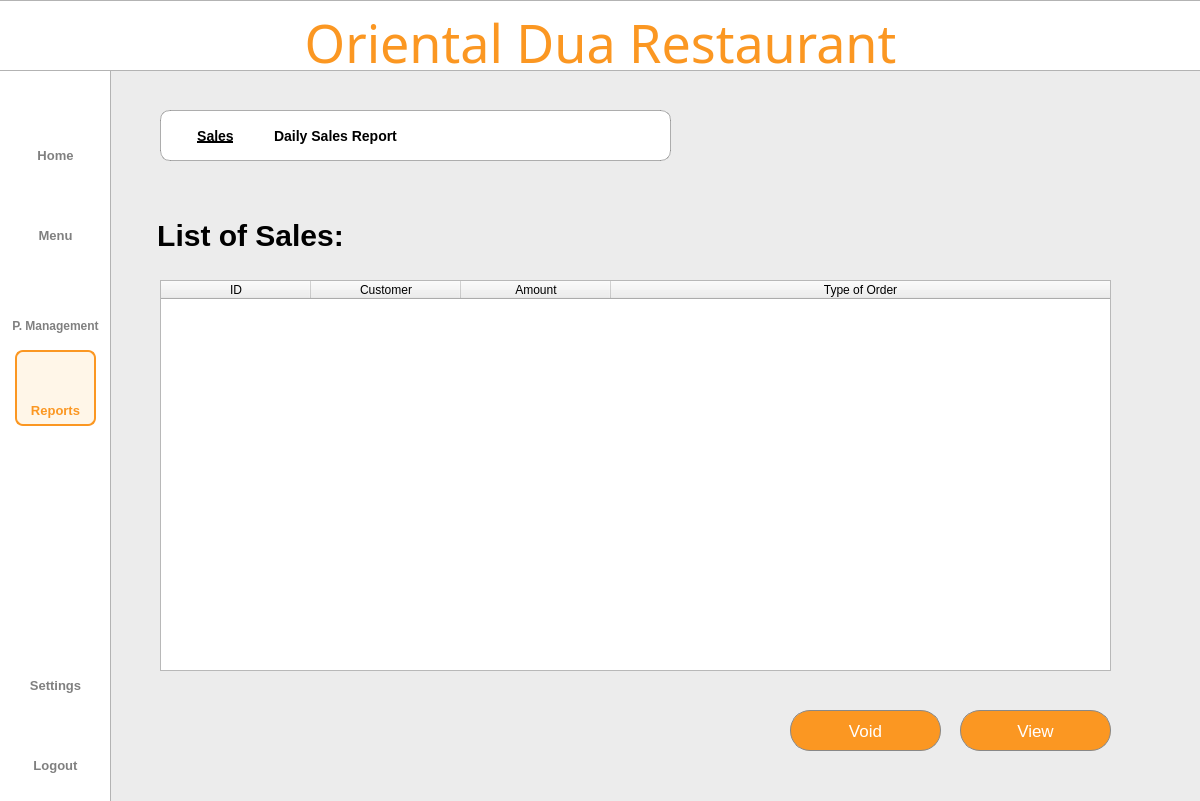
<?xml version="1.0" encoding="UTF-8"?>
<ui version="4.0">
 <class>Dialog</class>
 <widget class="QDialog" name="Dialog">
  <property name="geometry">
   <rect>
    <x>0</x>
    <y>0</y>
    <width>1200</width>
    <height>801</height>
   </rect>
  </property>
  <property name="windowTitle">
   <string>Dialog</string>
  </property>
  <widget class="QWidget" name="bgwidget" native="true">
   <property name="geometry">
    <rect>
     <x>0</x>
     <y>0</y>
     <width>1211</width>
     <height>801</height>
    </rect>
   </property>
   <property name="layoutDirection">
    <enum>Qt::LeftToRight</enum>
   </property>
   <property name="styleSheet">
    <string notr="true">QWidget#bgwidget{background-color: rgb(236, 236, 236);}

</string>
   </property>
   <widget class="QLabel" name="sidebar">
    <property name="geometry">
     <rect>
      <x>-10</x>
      <y>-30</y>
      <width>121</width>
      <height>891</height>
     </rect>
    </property>
    <property name="styleSheet">
     <string notr="true">background-color: rgb(255, 255, 255);
border: 1px solid rgba(0, 0, 0, 0.3);  </string>
    </property>
    <property name="text">
     <string/>
    </property>
   </widget>
   <widget class="QLabel" name="titlebar">
    <property name="geometry">
     <rect>
      <x>-2</x>
      <y>0</y>
      <width>1204</width>
      <height>71</height>
     </rect>
    </property>
    <property name="styleSheet">
     <string notr="true">background-color: rgb(255, 255, 255);
border: 1px solid rgba(0, 0, 0, 0.3);  </string>
    </property>
    <property name="text">
     <string/>
    </property>
   </widget>
   <widget class="QLabel" name="whitebg">
    <property name="geometry">
     <rect>
      <x>160</x>
      <y>110</y>
      <width>511</width>
      <height>51</height>
     </rect>
    </property>
    <property name="styleSheet">
     <string notr="true">background-color: rgb(255, 255, 255);
border: 1px solid rgba(0, 0, 0, 0.3);  
border-radius: 10px;  </string>
    </property>
    <property name="text">
     <string/>
    </property>
   </widget>
   <widget class="QLabel" name="title">
    <property name="geometry">
     <rect>
      <x>0</x>
      <y>10</y>
      <width>1201</width>
      <height>71</height>
     </rect>
    </property>
    <property name="styleSheet">
     <string notr="true">QLabel#title{
	color: #FB9722;
    font-family: Sacramento;
    font-size: 52px;
    font-weight: 400;
    padding-bottom: 5px;
    text-align: center;
}</string>
    </property>
    <property name="text">
     <string>Oriental Dua Restaurant</string>
    </property>
    <property name="alignment">
     <set>Qt::AlignCenter</set>
    </property>
    <property name="wordWrap">
     <bool>true</bool>
    </property>
   </widget>
   <widget class="QLabel" name="logoutIcon">
    <property name="geometry">
     <rect>
      <x>39</x>
      <y>715</y>
      <width>35</width>
      <height>35</height>
     </rect>
    </property>
    <property name="minimumSize">
     <size>
      <width>35</width>
      <height>35</height>
     </size>
    </property>
    <property name="maximumSize">
     <size>
      <width>35</width>
      <height>35</height>
     </size>
    </property>
    <property name="styleSheet">
     <string notr="true">QLabel#Pmanagementbtn{
    color: rgba(0,0,0, 0.5);
    font-family: 'Roboto';
    font-size: 11px;
    font-weight: 300;
}</string>
    </property>
    <property name="text">
     <string/>
    </property>
    <property name="pixmap">
     <pixmap resource="../resource.qrc">:/icon/icons/shutdown.png</pixmap>
    </property>
    <property name="scaledContents">
     <bool>true</bool>
    </property>
    <property name="alignment">
     <set>Qt::AlignCenter</set>
    </property>
   </widget>
   <widget class="QPushButton" name="logoutbtn">
    <property name="geometry">
     <rect>
      <x>15</x>
      <y>750</y>
      <width>81</width>
      <height>31</height>
     </rect>
    </property>
    <property name="styleSheet">
     <string notr="true">QPushButton{
    color: rgba(0,0,0, 0.5);
    font-family: 'Inter';
    font-size: 13px;
    font-weight: 500;
	border:none;
}

QPushButton:hover{
color: #FB9722;
border: 2px solid #FB9722;
border-radius: 8px;
background-color: rgba(255, 167, 25, 0.1);
}</string>
    </property>
    <property name="text">
     <string>Logout</string>
    </property>
   </widget>
   <widget class="QPushButton" name="settingsbtn">
    <property name="geometry">
     <rect>
      <x>15</x>
      <y>670</y>
      <width>81</width>
      <height>31</height>
     </rect>
    </property>
    <property name="styleSheet">
     <string notr="true">QPushButton{
    color: rgba(0,0,0, 0.5);
    font-family: 'Inter';
    font-size: 13px;
    font-weight: 500;
	border:none;
}

QPushButton:hover{
color: #FB9722;
border: 2px solid #FB9722;
border-radius: 8px;
background-color: rgba(255, 167, 25, 0.1);
}</string>
    </property>
    <property name="text">
     <string>Settings</string>
    </property>
   </widget>
   <widget class="QLabel" name="settingIcon">
    <property name="geometry">
     <rect>
      <x>39</x>
      <y>634</y>
      <width>35</width>
      <height>35</height>
     </rect>
    </property>
    <property name="minimumSize">
     <size>
      <width>35</width>
      <height>35</height>
     </size>
    </property>
    <property name="maximumSize">
     <size>
      <width>35</width>
      <height>35</height>
     </size>
    </property>
    <property name="styleSheet">
     <string notr="true">QLabel#Pmanagementbtn{
    color: rgba(0,0,0, 0.5);
    font-family: 'Roboto';
    font-size: 11px;
    font-weight: 300;
}</string>
    </property>
    <property name="text">
     <string/>
    </property>
    <property name="pixmap">
     <pixmap resource="../resource.qrc">:/icon/icons/settings.png</pixmap>
    </property>
    <property name="scaledContents">
     <bool>true</bool>
    </property>
    <property name="alignment">
     <set>Qt::AlignCenter</set>
    </property>
   </widget>
   <widget class="QPushButton" name="menubtn">
    <property name="geometry">
     <rect>
      <x>15</x>
      <y>220</y>
      <width>81</width>
      <height>31</height>
     </rect>
    </property>
    <property name="styleSheet">
     <string notr="true">QPushButton{
    color: rgba(0,0,0, 0.5);
    font-family: 'Inter';
    font-size: 13px;
    font-weight: 500;
	border:none;
}

QPushButton:hover{
color: #FB9722;
border: 2px solid #FB9722;
border-radius: 8px;
background-color: rgba(255, 167, 25, 0.1);
}</string>
    </property>
    <property name="text">
     <string>Menu</string>
    </property>
   </widget>
   <widget class="QLabel" name="p_mIcon">
    <property name="geometry">
     <rect>
      <x>37</x>
      <y>270</y>
      <width>40</width>
      <height>40</height>
     </rect>
    </property>
    <property name="minimumSize">
     <size>
      <width>40</width>
      <height>40</height>
     </size>
    </property>
    <property name="maximumSize">
     <size>
      <width>40</width>
      <height>40</height>
     </size>
    </property>
    <property name="styleSheet">
     <string notr="true">QLabel#Pmanagementbtn{
    color: rgba(0,0,0, 0.5);
    font-family: 'Roboto';
    font-size: 11px;
    font-weight: 300;
}</string>
    </property>
    <property name="text">
     <string/>
    </property>
    <property name="pixmap">
     <pixmap resource="../resource.qrc">:/icon/icons/productm.png</pixmap>
    </property>
    <property name="scaledContents">
     <bool>true</bool>
    </property>
    <property name="alignment">
     <set>Qt::AlignCenter</set>
    </property>
   </widget>
   <widget class="QPushButton" name="p_managementbtn">
    <property name="geometry">
     <rect>
      <x>5</x>
      <y>310</y>
      <width>101</width>
      <height>31</height>
     </rect>
    </property>
    <property name="styleSheet">
     <string notr="true">QPushButton{
    color: rgba(0,0,0, 0.5);
    font-family: 'Inter';
    font-size: 12px;
    font-weight: 500;
	border:none;
}

QPushButton:hover{
color: #FB9722;
border: 2px solid #FB9722;
border-radius: 8px;
background-color: rgba(255, 167, 25, 0.1);
}</string>
    </property>
    <property name="text">
     <string>P. Management</string>
    </property>
   </widget>
   <widget class="QLabel" name="homeIcon">
    <property name="geometry">
     <rect>
      <x>40</x>
      <y>110</y>
      <width>30</width>
      <height>30</height>
     </rect>
    </property>
    <property name="minimumSize">
     <size>
      <width>30</width>
      <height>30</height>
     </size>
    </property>
    <property name="maximumSize">
     <size>
      <width>35</width>
      <height>35</height>
     </size>
    </property>
    <property name="styleSheet">
     <string notr="true">QLabel#Pmanagementbtn{
    color: rgba(0,0,0, 0.5);
    font-family: 'Roboto';
    font-size: 11px;
    font-weight: 300;
}</string>
    </property>
    <property name="text">
     <string/>
    </property>
    <property name="pixmap">
     <pixmap resource="../resource.qrc">:/icon/icons/home.png</pixmap>
    </property>
    <property name="scaledContents">
     <bool>true</bool>
    </property>
    <property name="alignment">
     <set>Qt::AlignCenter</set>
    </property>
   </widget>
   <widget class="QPushButton" name="reportbtn">
    <property name="geometry">
     <rect>
      <x>15</x>
      <y>395</y>
      <width>81</width>
      <height>31</height>
     </rect>
    </property>
    <property name="styleSheet">
     <string notr="true">QPushButton{
    color: #FB9722;;
    font-family: 'Inter';
    font-size: 13px;
    font-weight: 500;
	border:none;
}
</string>
    </property>
    <property name="text">
     <string>Reports</string>
    </property>
   </widget>
   <widget class="QPushButton" name="homebtn">
    <property name="geometry">
     <rect>
      <x>15</x>
      <y>140</y>
      <width>81</width>
      <height>31</height>
     </rect>
    </property>
    <property name="styleSheet">
     <string notr="true">QPushButton{
    color: rgba(0,0,0, 0.5);
    font-family: 'Inter';
    font-size: 13px;
    font-weight: 500;
	border:none;
}

QPushButton:hover{
color: #FB9722;
border: 2px solid #FB9722;
border-radius: 8px;
background-color: rgba(255, 167, 25, 0.1);
}</string>
    </property>
    <property name="text">
     <string>Home</string>
    </property>
   </widget>
   <widget class="QLabel" name="reportIcon">
    <property name="geometry">
     <rect>
      <x>39</x>
      <y>360</y>
      <width>35</width>
      <height>35</height>
     </rect>
    </property>
    <property name="minimumSize">
     <size>
      <width>35</width>
      <height>35</height>
     </size>
    </property>
    <property name="maximumSize">
     <size>
      <width>35</width>
      <height>35</height>
     </size>
    </property>
    <property name="styleSheet">
     <string notr="true">QLabel#Pmanagementbtn{
    color: rgba(0,0,0, 0.5);
    font-family: 'Roboto';
    font-size: 11px;
    font-weight: 300;
}</string>
    </property>
    <property name="text">
     <string/>
    </property>
    <property name="pixmap">
     <pixmap resource="../resource.qrc">:/icon/icons/report2.png</pixmap>
    </property>
    <property name="scaledContents">
     <bool>true</bool>
    </property>
    <property name="alignment">
     <set>Qt::AlignCenter</set>
    </property>
   </widget>
   <widget class="QLabel" name="menuIcon">
    <property name="geometry">
     <rect>
      <x>40</x>
      <y>190</y>
      <width>30</width>
      <height>30</height>
     </rect>
    </property>
    <property name="minimumSize">
     <size>
      <width>30</width>
      <height>30</height>
     </size>
    </property>
    <property name="maximumSize">
     <size>
      <width>35</width>
      <height>35</height>
     </size>
    </property>
    <property name="styleSheet">
     <string notr="true">QLabel#Pmanagementbtn{
    color: rgba(0,0,0, 0.5);
    font-family: 'Roboto';
    font-size: 11px;
    font-weight: 300;
}</string>
    </property>
    <property name="text">
     <string/>
    </property>
    <property name="pixmap">
     <pixmap resource="../resource.qrc">:/icon/icons/menu.png</pixmap>
    </property>
    <property name="scaledContents">
     <bool>true</bool>
    </property>
    <property name="alignment">
     <set>Qt::AlignCenter</set>
    </property>
   </widget>
   <widget class="QPushButton" name="salesbtn">
    <property name="geometry">
     <rect>
      <x>180</x>
      <y>120</y>
      <width>71</width>
      <height>31</height>
     </rect>
    </property>
    <property name="styleSheet">
     <string notr="true">QPushButton{
    color: rgba(0,0,0, 1);
    font-family: 'Roboto';
    font-size: 14px;
    font-weight: 500;
	border:none;
	text-decoration:underline;
}
</string>
    </property>
    <property name="text">
     <string>Sales</string>
    </property>
   </widget>
   <widget class="QPushButton" name="DSRbtn">
    <property name="geometry">
     <rect>
      <x>260</x>
      <y>120</y>
      <width>151</width>
      <height>31</height>
     </rect>
    </property>
    <property name="styleSheet">
     <string notr="true">QPushButton{
    color: rgba(0,0,0, 1);
    font-family: 'Roboto';
    font-size: 14px;
    font-weight: 500;
	border:none;
}
</string>
    </property>
    <property name="text">
     <string>Daily Sales Report</string>
    </property>
   </widget>
   <widget class="QLabel" name="listofsale">
    <property name="geometry">
     <rect>
      <x>150</x>
      <y>210</y>
      <width>201</width>
      <height>51</height>
     </rect>
    </property>
    <property name="styleSheet">
     <string notr="true">QLabel#listofsale{
    color: #000000;
    font-family: 'Inter';
    font-size: 30px;
    font-weight: 500;
}</string>
    </property>
    <property name="text">
     <string>List of Sales:</string>
    </property>
    <property name="alignment">
     <set>Qt::AlignCenter</set>
    </property>
   </widget>
   <widget class="QTableWidget" name="tableWidget">
    <property name="geometry">
     <rect>
      <x>160</x>
      <y>280</y>
      <width>951</width>
      <height>391</height>
     </rect>
    </property>
    <property name="alternatingRowColors">
     <bool>true</bool>
    </property>
    <property name="showGrid">
     <bool>true</bool>
    </property>
    <property name="gridStyle">
     <enum>Qt::SolidLine</enum>
    </property>
    <property name="sortingEnabled">
     <bool>false</bool>
    </property>
    <attribute name="horizontalHeaderCascadingSectionResizes">
     <bool>true</bool>
    </attribute>
    <attribute name="horizontalHeaderMinimumSectionSize">
     <number>100</number>
    </attribute>
    <attribute name="horizontalHeaderDefaultSectionSize">
     <number>150</number>
    </attribute>
    <attribute name="horizontalHeaderStretchLastSection">
     <bool>true</bool>
    </attribute>
    <attribute name="verticalHeaderVisible">
     <bool>false</bool>
    </attribute>
    <column>
     <property name="text">
      <string>ID</string>
     </property>
    </column>
    <column>
     <property name="text">
      <string>Customer</string>
     </property>
    </column>
    <column>
     <property name="text">
      <string>Amount</string>
     </property>
    </column>
    <column>
     <property name="text">
      <string>Type of Order</string>
     </property>
    </column>
   </widget>
   <widget class="QPushButton" name="voidbtn">
    <property name="geometry">
     <rect>
      <x>790</x>
      <y>710</y>
      <width>151</width>
      <height>41</height>
     </rect>
    </property>
    <property name="styleSheet">
     <string notr="true">QPushButton{
	color: #FFFFFF;
    background-color: #FB9722;
    border: 1px solid #888888;
    border-radius: 20px;
	font-family: 'Inter';
    font-size: 17px;
    font-weight: 400;
}
QPushButton:hover {
	background-color: rgb(255, 167, 25);
}

QPushButton:pressed {
 	background-color: #FB9722;
}</string>
    </property>
    <property name="text">
     <string>Void</string>
    </property>
   </widget>
   <widget class="QPushButton" name="viewbtn">
    <property name="geometry">
     <rect>
      <x>960</x>
      <y>710</y>
      <width>151</width>
      <height>41</height>
     </rect>
    </property>
    <property name="styleSheet">
     <string notr="true">QPushButton{
	color: #FFFFFF;
    background-color: #FB9722;
    border: 1px solid #888888;
    border-radius: 20px;
	font-family: 'Inter';
    font-size: 17px;
    font-weight: 400;
}
QPushButton:hover {
	background-color: rgb(255, 167, 25);
}

QPushButton:pressed {
 	background-color: #FB9722;
}</string>
    </property>
    <property name="text">
     <string>View</string>
    </property>
   </widget>
   <widget class="QLabel" name="label_2">
    <property name="geometry">
     <rect>
      <x>15</x>
      <y>350</y>
      <width>81</width>
      <height>76</height>
     </rect>
    </property>
    <property name="styleSheet">
     <string notr="true">QLabel{
	background-color: rgba(255, 167, 25, 0.1);
	border: 2px solid #FB9722;
	border-radius: 8px;
}</string>
    </property>
    <property name="text">
     <string/>
    </property>
   </widget>
   <zorder>sidebar</zorder>
   <zorder>titlebar</zorder>
   <zorder>whitebg</zorder>
   <zorder>title</zorder>
   <zorder>logoutIcon</zorder>
   <zorder>logoutbtn</zorder>
   <zorder>settingsbtn</zorder>
   <zorder>settingIcon</zorder>
   <zorder>menubtn</zorder>
   <zorder>p_mIcon</zorder>
   <zorder>p_managementbtn</zorder>
   <zorder>homeIcon</zorder>
   <zorder>homebtn</zorder>
   <zorder>menuIcon</zorder>
   <zorder>salesbtn</zorder>
   <zorder>DSRbtn</zorder>
   <zorder>listofsale</zorder>
   <zorder>tableWidget</zorder>
   <zorder>voidbtn</zorder>
   <zorder>viewbtn</zorder>
   <zorder>label_2</zorder>
   <zorder>reportIcon</zorder>
   <zorder>reportbtn</zorder>
  </widget>
 </widget>
 <resources>
  <include location="../resource.qrc"/>
 </resources>
 <connections/>
</ui>
